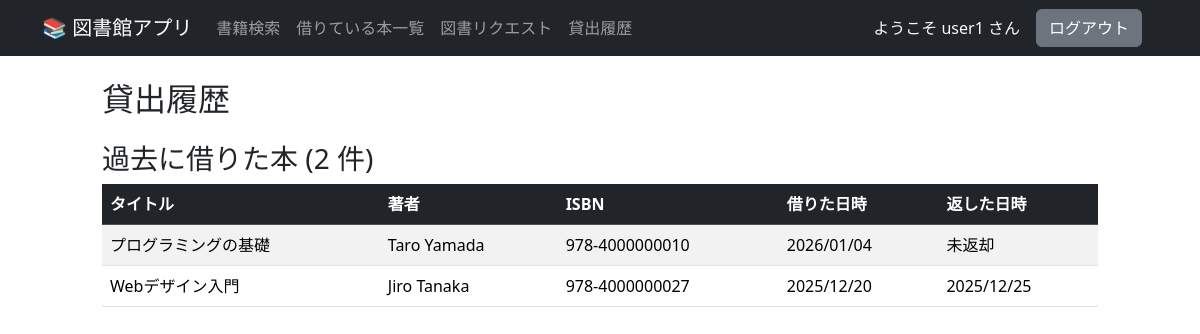
Page /loan_history (signed in) on the committed database.
### learning_pyhton/library/models.py (models this page shows, shortened)
class User(db.Model):
    __tablename__ = 'users'
    id = db.Column(db.Integer, primary_key=True)
    username = db.Column(db.String(80), unique=True, nullable=False)
    password_hash = db.Column(db.String(128), nullable=False)
    role = db.Column(db.String(10), nullable=True)
    loans = db.relationship("Loan", back_populates="user")

class Loan(db.Model):
    __tablename__ = "loans"
    id = db.Column(db.Integer, primary_key=True)
    book_id = db.Column(db.Integer, db.ForeignKey("books.id"), nullable=False)
    user_id = db.Column(db.Integer, db.ForeignKey("users.id"), nullable=False)
    borrowed_at = db.Column(db.DateTime, nullable=False, default=db.func.now())
    returned_at = db.Column(db.DateTime, nullable=True)
    user = db.relationship("User", back_populates="loans")
    book = db.relationship("Book", back_populates="loans")

class Book(db.Model):
    __tablename__ = 'books'
    id = db.Column(db.Integer, primary_key=True)
    title = db.Column(db.String(200), nullable=False)
    author = db.Column(db.String(100), nullable=False)
    isbn = db.Column(db.String(20), unique=True ,nullable=False)
    loans = db.relationship("Loan", back_populates="book", lazy="dynamic")

### learning_pyhton/library/app.py (the view)
@app.route("/loan_history")
def loan_history():
    user_id = session.get("user_id")
    if not user_id:
        return redirect(url_for("login"))
    current_user = User.query.get(user_id)
    loan_list = Loan.query.filter_by(user=current_user).all()
    return render_template(
        "loans_history.html", loan_list=loan_list, username=current_user.username
    )

### learning_pyhton/library/templates/loans_history.html
{% extends "base.html" %}
{% block content %}
<div class="row justify-content-center">
    <div class="col-md-10">
        <h2 class="mb-4">貸出履歴</h2>
        {% if loan_list %}
        <h3 class="mt-4">過去に借りた本 ({{ loan_list|length }} 件)</h3>
        <div class="table-responsive">
            <table class="table table-striped table-hover align-middle">
                <thead class="table-dark">
                    <tr>
                        <th>タイトル</th>
                        <th>著者</th>
                        <th>ISBN</th>
                        <th>借りた日時</th>
                        <th>返した日時</th>
                    </tr>
                </thead>
                <tbody>
                    {% for loan in loan_list %}
                    <tr>
                        <td>{{ loan.book.title }}</td>
                        <td>{{ loan.book.author }}</td>
                        <td>{{ loan.book.isbn }}</td>
                        <td>{{ loan.borrowed_at.strftime('%Y/%m/%d') }}</td>
                        {% if loan.returned_at %}
                        <td>{{ loan.returned_at.strftime('%Y/%m/%d') }}</td>
                        {% else %}
                        <td>未返却</td>
                        {% endif %}
                    </tr>
                    {% endfor %}
                </tbody>
            </table>
        </div>
        {% else %}
        <div class="alert alert-info">
            貸出履歴はありません。
            <a href="{{ url_for('search') }}" class="alert-link">書籍検索はこちら</a>
        </div>
        {% endif %}
    </div>
</div>
{% endblock %}

### learning_pyhton/library/templates/base.html (shortened to what this page needs)
{% from 'bootstrap5/form.html' import render_form %}
{% from 'bootstrap5/utils.html' import render_messages %}
<!DOCTYPE html>
<html lang="ja">
<head>
  {{ bootstrap.load_css() }}
</head>
<body>
  <nav class="navbar navbar-expand-lg navbar-dark bg-dark">
    <div class="container">
      <a class="navbar-brand" href="/">📚 図書館アプリ</a>
      <div class="collapse navbar-collapse" id="navbarNav">
        <ul class="navbar-nav me-auto">
          <li class="nav-item">
            <a class="nav-link" href="{{ url_for('search') }}">書籍検索</a>
          </li>
          <li class="nav-item">
            <a class="nav-link" href="{{ url_for('borrowed_books') }}">借りている本一覧</a>
          </li>
          <li class="nav-item">
            <a class="nav-link" href="{{ url_for('request_book')}}">図書リクエスト</a>
          </li>
          <li class="nav-item">
            <a class="nav-link" href="{{ url_for('loan_history')}}">貸出履歴</a>
          </li>
        </ul>
        <span class="navbar-text text-light me-3">
          ようこそ {{ username }} さん
        </span>
        <form method="POST" action="{{ url_for('logout') }}" class="text-light me-3">
          <button type="submit" class="btn btn-secondary">
            ログアウト
          </button>
        </form>
      </div>
    </div>
  </nav>
  {% block content %}{% endblock %}
</body>
</html>

### rows in the picture
User: username "user1"
Loan: book "プログラミングの基礎", book.author "Taro Yamada", book.isbn "978-4000000010", borrowed_at "2026/01/04", shows "未返却"
Loan: book "Webデザイン入門", book.author "Jiro Tanaka", book.isbn "978-4000000027", borrowed_at "2025/12/20", returned_at "2025/12/25"

### other values in the picture
{{ loan_list|length }} "2"
